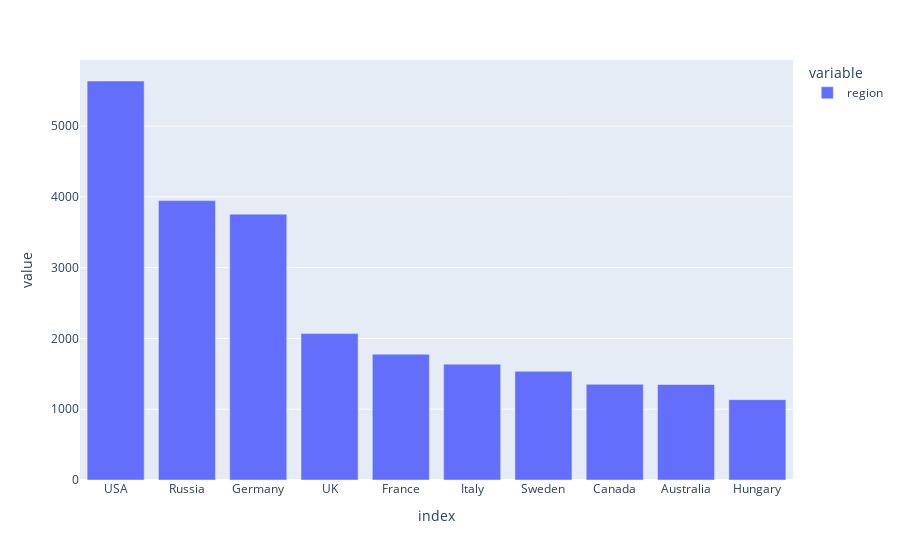

Source (notebook cell):
### Code cell
# Visualize the table as a bar chart
px.bar(top_10_countries)

### Figure 1 — Plotly figure (JSON) as saved in the notebook; plotly's stock layout.template omitted (floating-point values rounded to 4 significant figures)
{"data": [{"alignmentgroup": "True", "hovertemplate": "variable=region<br>index=%{x}<br>value=%{y}<extra></extra>", "legendgroup": "region", "marker": {"color": "#636efa", "pattern": {"shape": ""}}, "name": "region", "offsetgroup": "region", "orientation": "v", "showlegend": true, "textposition": "auto", "type": "bar", "x": ["USA", "Russia", "Germany", "UK", "France", "Italy", "Sweden", "Canada", "Australia", "Hungary"], "xaxis": "x", "y": [5637, 3947, 3756, 2068, 1777, 1637, 1536, 1352, 1349, 1135], "yaxis": "y"}], "layout": {"autosize": true, "barmode": "relative", "legend": {"title": {"text": "variable"}, "tracegroupgap": 0}, "margin": {"t": 60}, "xaxis": {"anchor": "y", "autorange": true, "domain": [0, 1], "range": [-0.5, 9.5], "title": {"text": "index"}, "type": "category"}, "yaxis": {"anchor": "x", "autorange": true, "domain": [0, 1], "range": [0, 5934.0], "title": {"text": "value"}, "type": "linear"}}}
